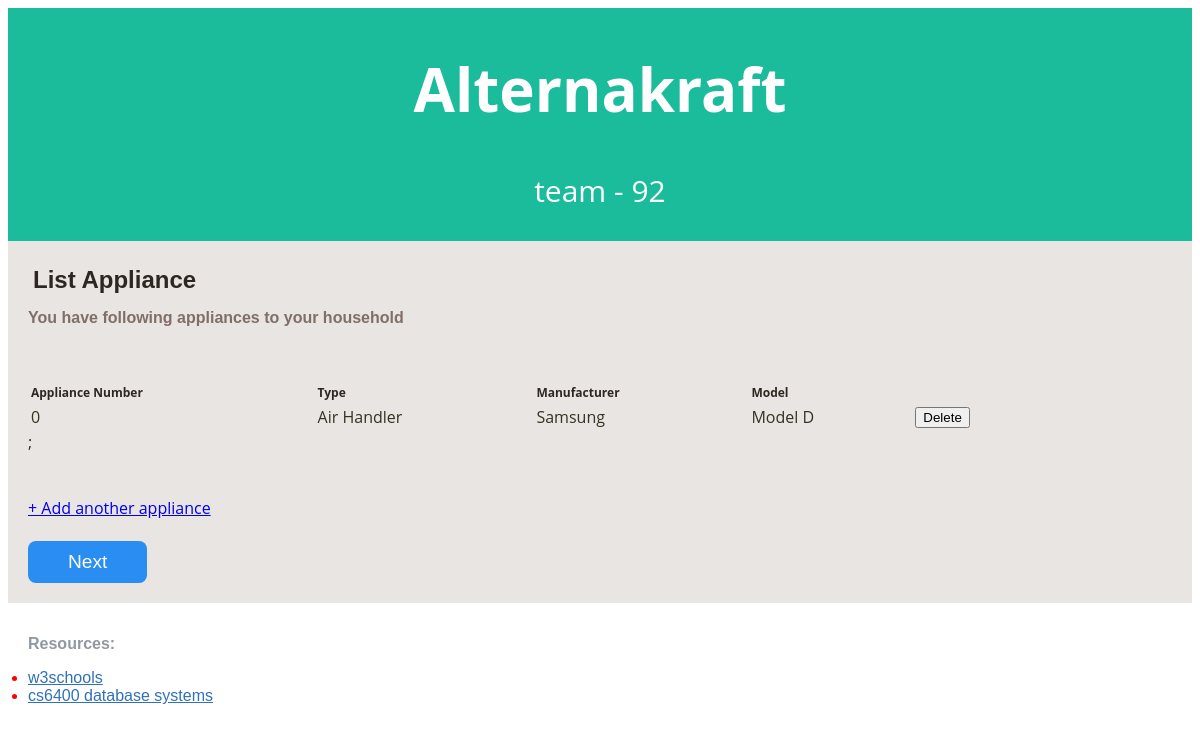
The page /phase_3_mamp_version/info_appliance_list.php?email=brianjones@gmail.com on the database its author committed.
### tables this page shows
CREATE TABLE Appliance (
	email varchar(250) NOT NULL,
	appliance_number INT(9) NOT NULL,
	appliance_type varchar(20) NOT NULL,
	btu_rating INT(9) NOT NULL,
    	model_name varchar(250) NOT NULL,
    	manufacturer_name varchar(250) NOT NULL,
    	PRIMARY KEY(email, appliance_number),
    	KEY (appliance_number)
);

### phase_3_mamp_version/info_appliance_list.php (the view, shortened to what this page needs)
<?php
include('lib/common.php');
?>
<?php include("lib/header.php"); ?>
<!DOCTYPE html>
<html lang="en">
<html>
<head>
</head>
<body>
	<div id="main_container">
		<div class="center_content">
			<div class="center_left">
				<div class="features">
					<div class="profile_section">
						<div class="title">List Appliance</div>
						<div class="subtitle">You have following appliances to your household</div>
						<table>
							<tr>
								<th class="heading">Appliance Number</th>
								<th class="heading">Type</th>
								<th class="heading">Manufacturer</th>
								<th class="heading">Model</th>
								<th class="heading"> </th>
							</tr>
							<br><br>
							<?php
							$email = $_GET['email'];
							$query = "SELECT appliance_number,appliance_type, manufacturer_name, model_name
									FROM Appliance
									WHERE Appliance.email = '{$email}' ";
							$result = mysqli_query($db, $query);
							while ($row = mysqli_fetch_array($result, MYSQLI_ASSOC)) {
								print "<tr>";
								print "<td>{$row['appliance_number']}</td>";
								print "<td>" . ($row['appliance_type'] == 'air_handler' ? "Water Heater" : "Air Handler") . "</td>";
								print "<td>{$row['manufacturer_name']}</td>";
								print "<td>{$row['model_name']}</td>";
								print "<td><form method='POST'><button type='submit' name='delete' value='{$row['appliance_number']}'>Delete</button></form></td>";
								print "</tr>";
							}
							?>
						</table>
					</div>
				</div>
			</div>
			<?php include("lib/error.php"); ?>
			<br>
			<form action="info_appliance_add.php" method="get">
				<a href="#" onclick="document.getElementById('email-input').value = document.getElementById('email').value; this.parentNode.submit();"> + Add another appliance</a>
			</form>
			<br>
			<?php
			if (!isset($_POST['power_gen_initial'])) {
				echo '<form method="POST">';
				echo '<button type="submit" name="power_gen_initial" class="button">Next</button>';
				echo '</form>';
			} else {
				header("Location: info_power_generation_initial.php?email=" . urlencode($_GET['email']));
			}
			?>
		</div>
	</div>
	<br>
</body>
</html>
<?php include("lib/footer.php"); ?>

### phase_3_mamp_version/css/alternakraft_style.css (style rules this page uses)
body { color: #332; background-color: #fff; position: relative; font-family: 'Open Sans', sans-serif; }
table { width: 90%; }
th { padding: 1px; text-align: left; }
td { padding: 1px; text-align: left; }
.heading { font-size: 12px; color: #2e2721; font-weight: bold; }
.title { width: auto; padding: 5px 5px 5px 5px; font-family: Georgia, sans-serif; font-size: 24px; font-weight: bold; color: #2e2721; }
.subtitle { width: 600px; font-family: Verdana, Geneva, sans-serif; font-weight: bold; font-size: 16px; color: #806F66; padding: 10px 0px 10px 0px; }
.button { background-color: #298df1; color: white; font-size: 1.2em; padding: 10px 40px; border-radius: 8px; border: none; }
#main_container { width: auto; height: auto; margin: auto; padding: 0px; }
.center_content { width: auto; height: auto; padding: 20px; clear: both; background-color: #E9E5E2; }

### rows shown on the page
appliance: appliance_number "0", appliance_type "Air Handler", manufacturer_name "Samsung", model_name "Model D"

### other values the page prints
$query ";"
